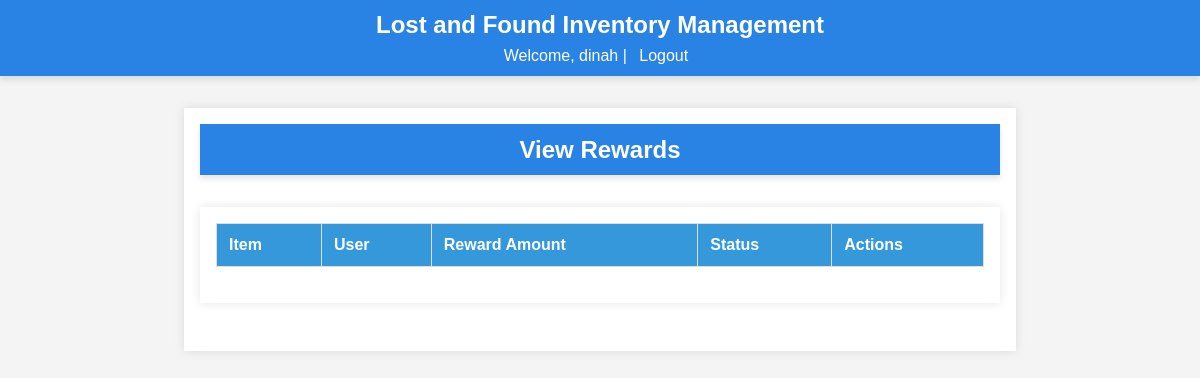
The page /admin/rewards (signed in) on the database as committed earlier.
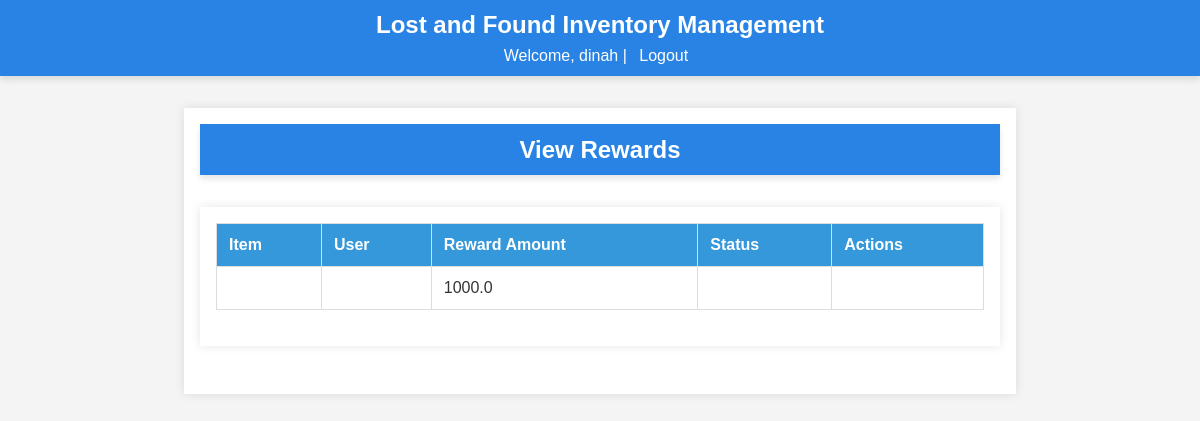
The same page on the database as committed later.
### app/models/reward.py (models this page shows, shortened)
class Reward(db.Model):
    id = db.Column(db.Integer, primary_key=True)
    amount = db.Column(db.Float, nullable=False)
    date_paid = db.Column(db.Date, nullable=False)
    receiver_id = db.Column(db.Integer, db.ForeignKey('user.id'), nullable=False)
    receiver_username = db.Column(db.String(80), nullable=False)
    payer_username = db.Column(db.String(80), nullable=False)
    payer_id = db.Column(db.Integer, db.ForeignKey('user.id'), nullable=False)
    receiver = db.relationship('User', foreign_keys=[receiver_id], back_populates='rewards_received')
    payer = db.relationship('User', foreign_keys=[payer_id], back_populates='rewards_paid')

### app/routes/admin.py (the view)
@bp.route('/rewards', methods=['GET'])
@login_required
@admin_required
def view_rewards():
    try:
        rewards = Reward.query.all()
        return render_template('view_rewards.html', rewards=rewards)
    except Exception as e:
        flash(f'Error: {str(e)}', 'error')
        return redirect(url_for('admin.dashboard'))

### app/__init__.py (called while the page is built)
def create_app():
    app = Flask(__name__)
    load_dotenv()
    app.config['SECRET_KEY'] = os.environ.get('FLASK_SECRET_KEY', secrets.token_hex(16))
    app.config.from_object('config.Config')
    app.config.from_pyfile('config.py', silent=True)
    register_extensions(app)
    register_blueprints(app)
    configure_cors(app)
    @app.before_request
    def method_override():
        if request.method == 'POST':
            method = request.form.get('_method')
            if method:
                method = method.upper()
                if method in ['PUT', 'DELETE']:
                    request.environ['REQUEST_METHOD'] = method
    return app

def register_extensions(app):
    db.init_app(app)
    migrate.init_app(app, db)
    bcrypt.init_app(app)
    login_manager.init_app(app)
    mail.init_app(app)
    @login_manager.user_loader
    def load_user(user_id):
        return user.User.query.get(int(user_id))

### app/templates/view_rewards.html
{% extends "base.html" %}
{% block content %}
<header>
    <h1>View Rewards</h1>
</header>
<main>
    <table>
        <thead>
            <tr>
                <th>Item</th>
                <th>User</th>
                <th>Reward Amount</th>
                <th>Status</th>
                <th>Actions</th>
            </tr>
        </thead>
        <tbody>
            {% for reward in rewards %}
            <tr>
                <td>{{ reward.item_name }}</td>
                <td>{{ reward.user_name }}</td>
                <td>{{ reward.amount }}</td>
                <td>{{ reward.status }}</td>
                <td>
                </td>
            </tr>
            {% endfor %}
        </tbody>
    </table>
</main>
{% endblock %}

Rows that differ between the two databases and show on the page:
added Reward: amount "1000.0"
